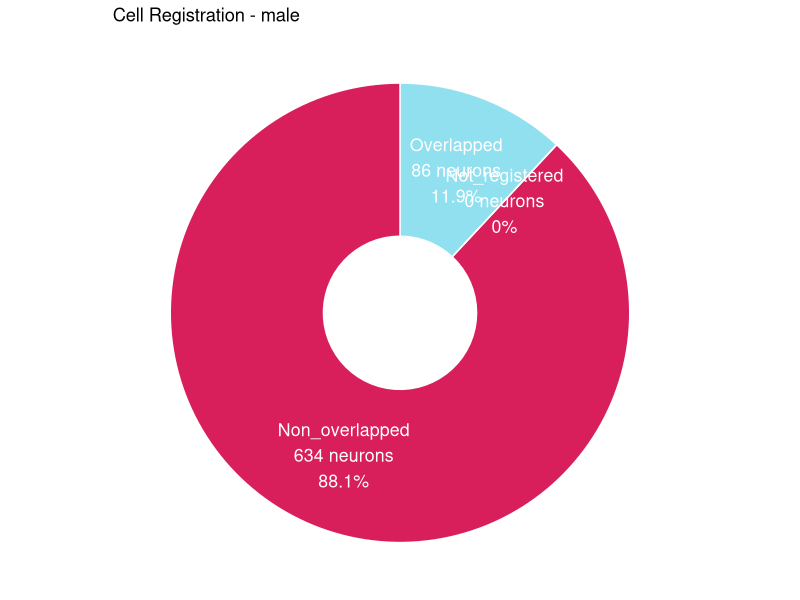
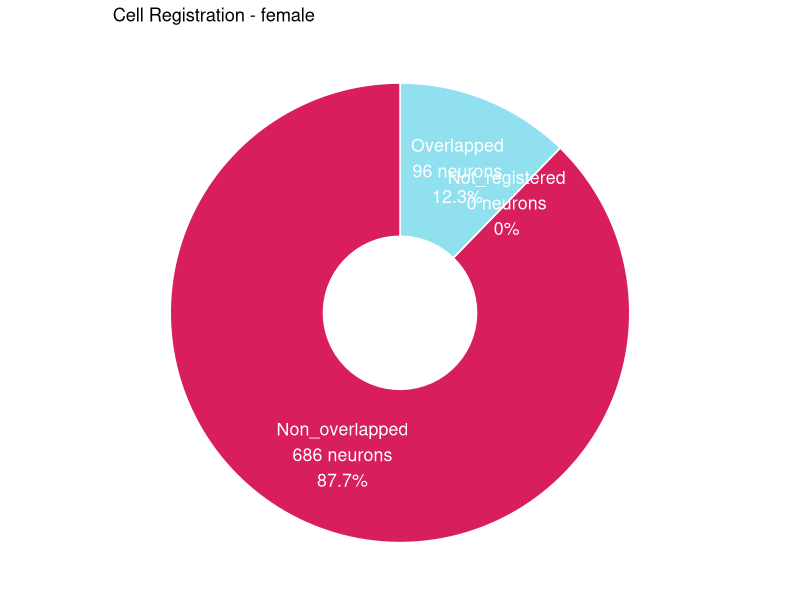
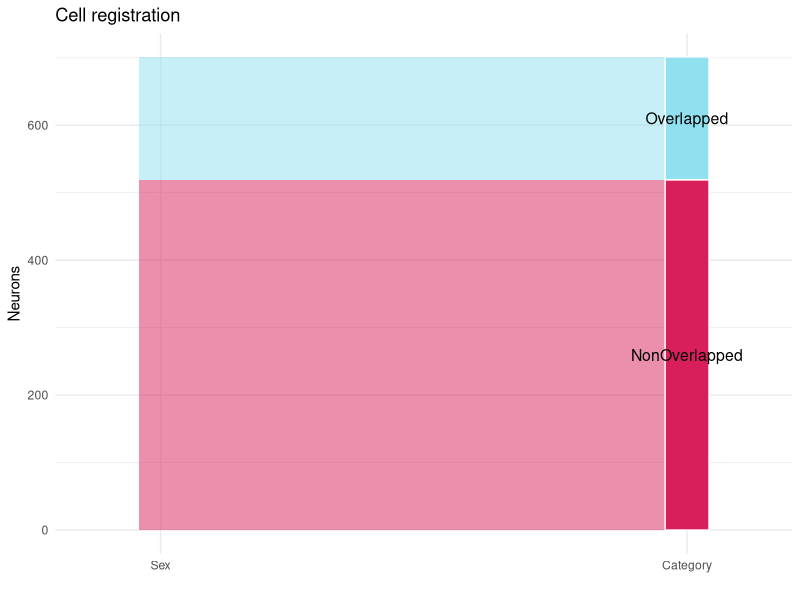
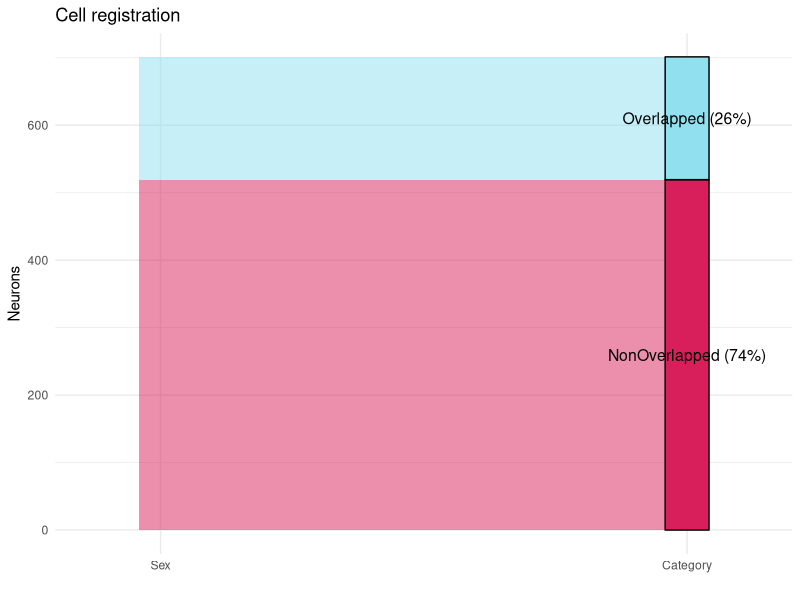

These charts were generated, in order, by the following R code:

#==============================================================================================================
#==============WITH NO REGISTERED CELLS ALSO IN PIECHARTS==========================
library(ggplot2)
library(dplyr)

data_animals <- data.frame(
  AnimalID = c("M1", "M2", "M3", "m4", "M5", "M6", "M7", "m8"),
  Sex = c("male", "male", "female", "female", "male", "male", "female", "female"),
  Overlap = c(0.3978, 0.1568, 0.4821, 0.3132, 0.0543, 0.4558, 0.2608, 0.1415 ),
  N_overlap_neurons = c(34, 16, 27, 24, 5, 31, 30, 15),
  N_early = c(93, 102, 56, 83, 92, 68, 115, 106),
  N_late = c(91, 111, 88, 147, 77, 86, 55, 132)
)


# Calcular totales y no overlapped
data_animals <- data_animals %>%
  mutate(
    N_total = N_early + N_late,
    N_nonoverlap = ifelse(!is.na(N_overlap_neurons), N_total - N_overlap_neurons, NA)
  )

# Preparar tabla resumen para gráfico incluyendo Not registered
summary_sex <- data_animals %>%
  group_by(Sex) %>%
  summarise(
    Overlapped = sum(N_overlap_neurons, na.rm = TRUE),
    Non_overlapped = sum(N_nonoverlap, na.rm = TRUE),
    Not_registered = sum(ifelse(is.na(N_overlap_neurons), N_total, 0))
  ) %>%
  tidyr::pivot_longer(cols = c("Overlapped", "Non_overlapped", "Not_registered"),
                      names_to = "Category", values_to = "Count") %>%
  group_by(Sex) %>%
  mutate(
    Percent = Count / sum(Count) * 100,
    Label = paste0(Category, "\n", round(Count), " neurons\n", round(Percent, 1), "%")
  )

# Colores consistentes
colors <- c(
  "Overlapped" = "#90E0EF",
  "Non_overlapped" = "#D81E5B",
  "Not_registered" = "#999999"
)

# Función para gráfico donut
plot_donut <- function(df, sex_filter) {
  ggplot(df %>% filter(Sex == sex_filter),
         aes(x = 2, y = Count, fill = Category)) +
    geom_bar(stat = "identity", width = 1, color = "white") +
    coord_polar("y") +
    geom_text(aes(label = Label),
              position = position_stack(vjust = 0.5),
              color = "white", size = 4.5) +
    xlim(1, 2.5) +
    labs(title = paste("Cell Registration -", sex_filter)) +
    theme_void() +
    theme(legend.position = "none") +
    scale_fill_manual(values = colors)
}

# Graficar machos y hembras
plot_donut(summary_sex, "male")
plot_donut(summary_sex, "female")


#=======================ALLUVIAL====================================================

library(dplyr)
library(tidyr)
library(ggalluvial)
library(ggplot2)

data_animals <- data.frame(
  AnimalID = c("M1", "M2", "M3", "m4", "M5", "M6", "M7", "m8"),
  Sex = c("male", "male", "female", "female", "male", "male", "female", "female"),
  Overlap = c(0.3978, 0.1568, 0.4821, 0.3132, 0.0543, 0.4558, 0.2608, 0.1415 ),
  N_overlap_neurons = c(34, 16, 27, 24, 5, 31, 30, 15),
  N_early = c(93, 102, 56, 83, 92, 68, 115, 106),
  N_late = c(91, 111, 88, 147, 77, 86, 55, 132)
)
# Paso 1: calcular columnas
data_animals <- data_animals %>%
  mutate(
    N_total_neurons = ifelse(!is.na(N_overlap_neurons) & !is.na(Overlap),
                             N_overlap_neurons / Overlap, NA),
    N_nonoverlap = ifelse(!is.na(N_total_neurons),
                          N_total_neurons - N_overlap_neurons, NA),
    N_not_registered = ifelse(is.na(N_overlap_neurons),
                              N_early + N_late,
                              0)
  )

# Paso 2: agrupar por sexo
summary_sex <- data_animals %>%
  group_by(Sex) %>%
  summarise(
    Overlapped = sum(N_overlap_neurons, na.rm = TRUE),
    NonOverlapped = sum(N_nonoverlap, na.rm = TRUE),
    NotRegistered = sum(N_not_registered, na.rm = TRUE)
  )

print("Summary before pivot:")
print(summary_sex)

# Paso 3: pivot_longer, limpiar NAs, forzar categoría y eliminar filas con neuronas = 0
alluvial_data <- summary_sex %>%
  pivot_longer(cols = c("Overlapped", "NonOverlapped", "NotRegistered"),
               names_to = "Category",
               values_to = "Neurons") %>%
  # Forzar que Category no tenga NA. Si hay NA, asignar "NotRegistered"
  mutate(Category = ifelse(is.na(Category), "NotRegistered", Category)) %>%
  # Reemplazar NA en Neurons con 0 (por si acaso)
  mutate(Neurons = ifelse(is.na(Neurons), 0, Neurons)) %>%
  # Eliminar filas con Neurons = 0 para no crear strata vacíos
  filter(Neurons > 0) %>%
  # Forzar factor con niveles exactos
  mutate(
    Category = factor(Category, levels = c("Overlapped", "NonOverlapped", "NotRegistered")),
    Sex = factor(Sex, levels = c("Male", "Female"))
  ) %>%
  droplevels()

print("Final alluvial_data:")
print(alluvial_data)

print("Check NAs in Category:")
print(any(is.na(alluvial_data$Category)))

print("Levels in Category:")
print(levels(alluvial_data$Category))

# Colores
colors <- c(
  Overlapped = "#90E0EF",
  NonOverlapped = "#D81E5B",
  NotRegistered = "#999999"
)

alluvial_data$Category <- droplevels(alluvial_data$Category)
alluvial_data$Sex <- droplevels(alluvial_data$Sex)

ggplot(alluvial_data,
       aes(y = Neurons, axis1 = Sex, axis2 = Category, fill = Category)) +
  geom_alluvium(width = 1/12) +
  geom_stratum(width = 1/12, color = "white") +
  geom_text(stat = "stratum", aes(label = after_stat(stratum)), size = 4) +
  scale_x_discrete(limits = c("Sex", "Category"), expand = c(0.15, 0.05)) +
  scale_fill_manual(values = colors, na.translate = FALSE) +
  theme_minimal() +
  labs(title = "Cell registration",
       y = "Neurons",
       x = "") +
  theme(legend.position = "none")

#===============ALLUVIAL CON PORCENTAJES==========================================

library(dplyr)
library(tidyr)
library(ggalluvial)
library(ggplot2)

# Tu data de ejemplo (ya pivotada y limpia)
data_animals <- data.frame(
  AnimalID = c("M1", "M2", "M3", "m4", "M5", "M6", "M7", "m8"),
  Sex = c("male", "male", "female", "female", "male", "male", "female", "female"),
  Overlap = c(0.3978, 0.1568, 0.4821, 0.3132, 0.0543, 0.4558, 0.2608, 0.1415 ),
  N_overlap_neurons = c(34, 16, 27, 24, 5, 31, 30, 15),
  N_early = c(93, 102, 56, 83, 92, 68, 115, 106),
  N_late = c(91, 111, 88, 147, 77, 86, 55, 132)
)

data_animals <- data_animals %>%
  mutate(
    N_total_neurons = ifelse(!is.na(N_overlap_neurons) & !is.na(Overlap),
                             N_overlap_neurons / Overlap, NA),
    N_nonoverlap = ifelse(!is.na(N_total_neurons),
                          N_total_neurons - N_overlap_neurons, NA),
    N_not_registered = ifelse(is.na(N_overlap_neurons),
                              N_early + N_late,
                              0)
  )

summary_sex <- data_animals %>%
  group_by(Sex) %>%
  summarise(
    Overlapped = sum(N_overlap_neurons, na.rm = TRUE),
    NonOverlapped = sum(N_nonoverlap, na.rm = TRUE),
    NotRegistered = sum(N_not_registered, na.rm = TRUE)
  )

# Pivotar
alluvial_data <- summary_sex %>%
  pivot_longer(cols = c("Overlapped", "NonOverlapped", "NotRegistered"),
               names_to = "Category",
               values_to = "Neurons") %>%
  filter(Neurons > 0) %>%
  mutate(
    Category = factor(Category, levels = c("Overlapped", "NonOverlapped", "NotRegistered")),
    Sex = factor(Sex, levels = c("Male", "Female"))
  )

# Calcular porcentajes sumando por categoría (ambos sexos)
percentages <- alluvial_data %>%
  group_by(Category) %>%
  summarise(TotalNeurons = sum(Neurons)) %>%
  ungroup() %>%
  mutate(
    Percent = TotalNeurons / sum(TotalNeurons) * 100,
    Label = paste0(as.character(Category), " (", round(Percent, 1), "%)")
  )

# Crear un vector con etiquetas nuevas para los niveles de Category
new_labels <- setNames(percentages$Label, percentages$Category)

# Remapear factor Category para mostrar las etiquetas con porcentajes
alluvial_data <- alluvial_data %>%
  mutate(CategoryLabel = factor(Category, levels = percentages$Category, labels = percentages$Label))

# Colores (los mismos)
colors <- c(
  Overlapped = "#90E0EF",
  NonOverlapped = "#D81E5B",
  NotRegistered = "#999999"
)

# Usar colors renombrados para los nuevos labels
colors_label <- setNames(colors[names(new_labels)], new_labels)

# Graficar con etiquetas nuevas y colores ajustados
ggplot(alluvial_data,
       aes(y = Neurons, axis1 = Sex, axis2 = CategoryLabel, fill = CategoryLabel)) +
  geom_alluvium(width = 1/12) +
  geom_stratum(width = 1/12, color = "black") +
  geom_text(stat = "stratum", aes(label = after_stat(stratum)), size = 4) +
  scale_x_discrete(limits = c("Sex", "Category"), expand = c(0.15, 0.05)) +
  scale_fill_manual(values = colors_label, na.translate = FALSE) +
  theme_minimal() +
  labs(title = "Cell registration",
       y = "Neurons",
       x = "") +
  theme(legend.position = "none")
